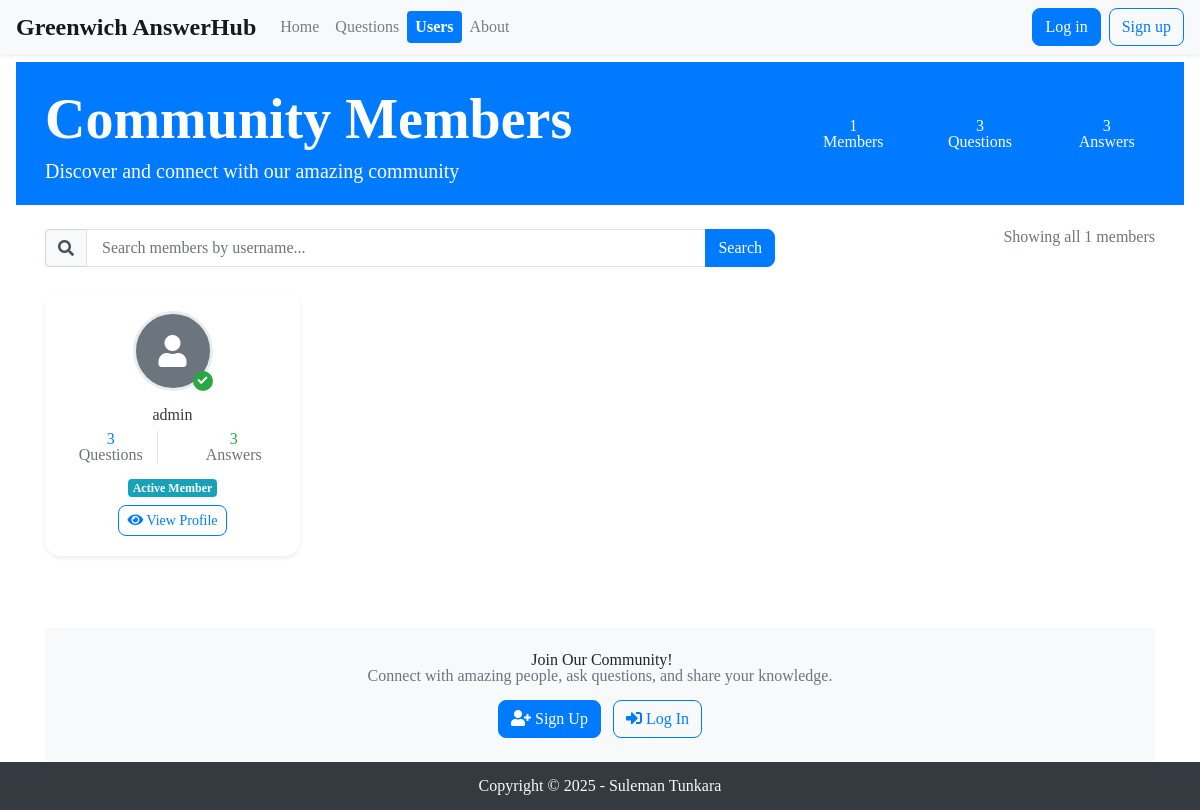
Page /userlist.php on the committed database.
### tables this page shows
CREATE TABLE `users` (
  `id` int(11) NOT NULL AUTO_INCREMENT,
  `username` varchar(50) NOT NULL,
  `email` varchar(100) NOT NULL,
  `password` varchar(255) NOT NULL,
  `profile_image` LONGBLOB NULL,
  `created_at` timestamp NOT NULL DEFAULT current_timestamp(),
  PRIMARY KEY (`id`),
  UNIQUE KEY `username` (`username`)
);

### userlist.php (called while the page is built, shortened)
<?php
    include __DIR__ . '/includes/DatabaseConnection.php';
    include __DIR__ . '/includes/DatabaseFunctions.php';
try {
    $results = fetchRecords($pdo);
    $totalUsers = count( $results );
    $totalQuestionsInSystem = 0;
    $totalAnswersInSystem = 0;
    foreach ($results as $user) {
        $totalQuestionsInSystem += userQuestions($pdo, $user['id']);
        $totalAnswersInSystem += userAnswers($pdo, $user['id']);
    }
    $filter = isset($_GET['filter']) ? $_GET['filter'] : '';
    $results = filterUser($pdo, $filter);
    $filteredUsers = count( $results );
    $usersPerPage = 12;
    if ( isset( $_GET[ 'page' ] ) && is_numeric( $_GET[ 'page' ] ) ) {
        $currentPage = $_GET[ 'page' ];
    } else {
        $currentPage = 1;
    }
    $startIndex = ( $currentPage - 1 ) * $usersPerPage;
    $endIndex = $startIndex + $usersPerPage;
    include 'templates/userlist.html.php';
} catch (PDOException $e) {
    $title = 'An error has occured';
    $output = 'Database error: ' . $e->getMessage();
}
include 'templates/layout.html.php';
?>

### includes/DatabaseFunctions.php (called while the page is built, shortened)
<?php
function query( $pdo, $sql, $parameters = [] )
 {
    $query = $pdo->prepare( $sql );
    $query->execute( $parameters );
    return $query;
}
function filterUser( $pdo, $filter )
 {
    $query = 'SELECT * FROM users';
    $params = [];
    $query .= ' ORDER BY id ASC';
    $stmt = query( $pdo, $query, $params );
    $results = $stmt->fetchAll( PDO::FETCH_ASSOC );
    return $results;
}
function fetchRecords( $pdo )
 {
    $query = 'SELECT * FROM users';
    $stmt = query( $pdo, $query );
    return $stmt->fetchAll();
}
function userQuestions( $pdo, $userId )
 {
    $query = 'SELECT COUNT(*) AS total FROM question WHERE userid = :userId';
    $params = [ ':userId' => $userId ];
    $stmt = query( $pdo, $query, $params );
    $total = $stmt->fetch( PDO::FETCH_ASSOC );
    return $total[ 'total' ];
}
function userAnswers( $pdo, $userId )
 {
    $query = 'SELECT COUNT(*) AS total FROM answer WHERE userid = :userId';
    $params = [ ':userId' => $userId ];
    $stmt = query( $pdo, $query, $params );
    $total = $stmt->fetch( PDO::FETCH_ASSOC );
    return $total[ 'total' ];
}

### templates/userlist.html.php (the view, shortened to what this page needs)
<body>
<div class="bg-primary text-white py-4 mb-4">
    <div class="container">
        <div class="row align-items-center">
            <div class="col-md-8">
                <h1 class="display-4 font-weight-bold mb-2"></i> Community Members</h1>
                <p class="lead mb-0">Discover and connect with our amazing community</p>
            </div>
            <div class="col-md-4 text-right">
                <div class="row text-center">
                    <div class="col-4">
                        <h3 class="mb-0"><?= $totalUsers ?></h3>
                        <small>Members</small>
                    </div>
                    <div class="col-4">
                        <h3 class="mb-0"><?= $totalQuestionsInSystem ?></h3>
                        <small>Questions</small>
                    </div>
                    <div class="col-4">
                        <h3 class="mb-0"><?= $totalAnswersInSystem ?></h3>
                        <small>Answers</small>
                    </div>
                </div>
            </div>
        </div>
    </div>
</div>
<div class="container">
    <div class="row mb-4">
        <div class="col-md-8">
            <form method="GET" action="" class="d-flex">
                <div class="input-group">
                    <div class="input-group-prepend">
                        <span class="input-group-text"><i class="fas fa-search"></i></span>
                    </div>
                    <input type="text" name="filter" class="form-control"
                           placeholder="Search members by username..."
                           value="<?= isset($_GET['filter']) ? htmlspecialchars($_GET['filter'], ENT_QUOTES, 'UTF-8') : '' ?>">
                    <div class="input-group-append">
                        <button class="btn btn-primary" type="submit">Search</button>
                    </div>
                </div>
            </form>
        </div>
        <div class="col-md-4 text-right">
            <?php if (!empty($filter)): ?>
                <p class="mb-0 text-muted">
                    Showing <?= $filteredUsers ?> result(s) for "<?= htmlspecialchars($filter, ENT_QUOTES, 'UTF-8') ?>"
                    <a href="userlist.php" class="text-primary ml-2"><i class="fas fa-times"></i> Clear</a>
                </p>
            <?php else: ?>
                <p class="mb-0 text-muted">Showing all <?= $filteredUsers ?> members</p>
            <?php endif; ?>
        </div>
    </div>
    <?php if (!empty($results)): ?>
        <div class="row">
            <?php for ($i = $startIndex; $i < $endIndex && $i < $filteredUsers; $i++):
                $user = $results[$i];
                $userQuestionCount = userQuestions($pdo, $user['id']);
                $userAnswerCount = userAnswers($pdo, $user['id']);
            ?>
                <div class="col-lg-3 col-md-4 col-sm-6 mb-4">
                    <div class="card h-100 shadow-sm user-card">
                        <div class="card-body text-center">
                            <div class="mb-3">
                                <div class="user-avatar mx-auto" style="width: 80px; height: 80px; position: relative;">
                                    <?php if (!empty($user['profile_image'])): ?>
                                        <img
                                             alt="<?= htmlspecialchars($user['username'], ENT_QUOTES, 'UTF-8') ?>"
                                             class="rounded-circle w-100 h-100" style="object-fit: cover; border: 3px solid #e9ecef;">
                                    <?php else: ?>
                                        <div class="bg-secondary rounded-circle w-100 h-100 d-flex align-items-center justify-content-center"
                                             style="border: 3px solid #e9ecef;">
                                            <i class="fas fa-user fa-2x text-white"></i>
                                        </div>
                                    <?php endif; ?>
                                    <?php if ($userQuestionCount > 0 || $userAnswerCount > 0): ?>
                                        <span class="badge badge-success position-absolute"
                                              style="bottom: 0; right: 0; width: 20px; height: 20px; border-radius: 50%;">
                                            <i class="fas fa-check" style="font-size: 10px;"></i>
                                        </span>
                                    <?php endif; ?>
                                </div>
                            </div>
                            <h5 class="card-title mb-2">
                                <a href="user_page?id=<?= htmlspecialchars($user['username'], ENT_QUOTES, 'UTF-8') ?>"
                                   class="text-decoration-none text-dark">
                                    <?= htmlspecialchars($user['username'], ENT_QUOTES, 'UTF-8') ?>
                                </a>
                            </h5>
                            <div class="row text-center mb-3">
                                <div class="col-6">
                                    <div class="border-right">
                                        <h6 class="text-primary mb-0"><?= $userQuestionCount ?></h6>
                                        <small class="text-muted">Questions</small>
                                    </div>
                                </div>
                                <div class="col-6">
                                    <h6 class="text-success mb-0"><?= $userAnswerCount ?></h6>
                                    <small class="text-muted">Answers</small>
                                </div>
                            </div>
                            <?php if ($userQuestionCount >= 5 && $userAnswerCount >= 5): ?>
                                <span class="badge badge-warning mb-2">Expert Contributor</span>
                            <?php elseif ($userQuestionCount >= 3 || $userAnswerCount >= 3): ?>
                                <span class="badge badge-info mb-2">Active Member</span>
                            <?php elseif ($userQuestionCount > 0 || $userAnswerCount > 0): ?>
                                <span class="badge badge-secondary mb-2">Community Member</span>
                            <?php else: ?>
                                <span class="badge badge-light mb-2">New Member</span>
                            <?php endif; ?>
                            <div class="mt-auto">
                                <a href="user_page?id=<?= htmlspecialchars($user['username'], ENT_QUOTES, 'UTF-8') ?>"
                                   class="btn btn-outline-primary btn-sm">
                                    <i class="fas fa-eye"></i> View Profile
                                </a>
                            </div>
                        </div>
                    </div>
                </div>
            <?php endfor; ?>
        </div>
    <?php endif; ?>
    <div class="bg-light rounded p-4 mt-5 text-center">
        <h4><i class="fas fa-users-plus"></i> Join Our Community!</h4>
        <p class="text-muted mb-3">Connect with amazing people, ask questions, and share your knowledge.</p>
        <div>
            <a href="registration.php" class="btn btn-primary mr-2">
                <i class="fas fa-user-plus"></i> Sign Up
            </a>
            <a href="login.php" class="btn btn-outline-primary">
                <i class="fas fa-sign-in-alt"></i> Log In
            </a>
        </div>
    </div>
</div>
</body>

### templates/styles.css (style rules this page uses)
html, body, div, span, applet, object, iframe, h1, h2, h3, h4, h5, h6, p, blockquote, pre, a, abbr, acronym, address, big, cite, code, del, dfn, em, img, ins, kbd, q, s, samp, small, strike, strong, sub, sup, tt, var, b, u, i, center, dl, dt, dd, ol, ul, li, fieldset, form, label, legend, table, caption, tbody, tfoot, thead, tr, th, td, article, aside, canvas, details, embed, figure, figcaption, footer, header, hgroup, menu, nav, output, ruby, section, summary, time, mark, audio, video { margin: 0; padding: 0; border: 0; font-size: 100%; font: inherit; vertical-align: baseline; }
body { line-height: 1; }
.card { border: none; border-radius: 15px; box-shadow: 0 5px 15px rgba(0,0,0,0.08); transition: all 0.3s ease; }
.btn { border-radius: 8px; font-weight: 500; transition: all 0.3s ease; }
.form-control { border-radius: 8px; border: 1px solid #dee2e6; padding: 12px 15px; transition: all 0.3s ease; }

### templates/userlist.html.php (style rules this page uses)
.user-card { transition: transform 0.2s ease-in-out, box-shadow 0.2s ease-in-out; }
.user-avatar { transition: transform 0.2s ease-in-out; }
.badge { font-size: 0.75rem; }
.input-group-text { background-color: #f8f9fa; border-color: #ced4da; }

### rows in the picture
users: username "admin", userQuestionCount "3", userAnswerCount "3", shows "Active Member"

### other values in the picture
$totalUsers "1"
$totalQuestionsInSystem "3"
$totalAnswersInSystem "3"
$filteredUsers "1"
